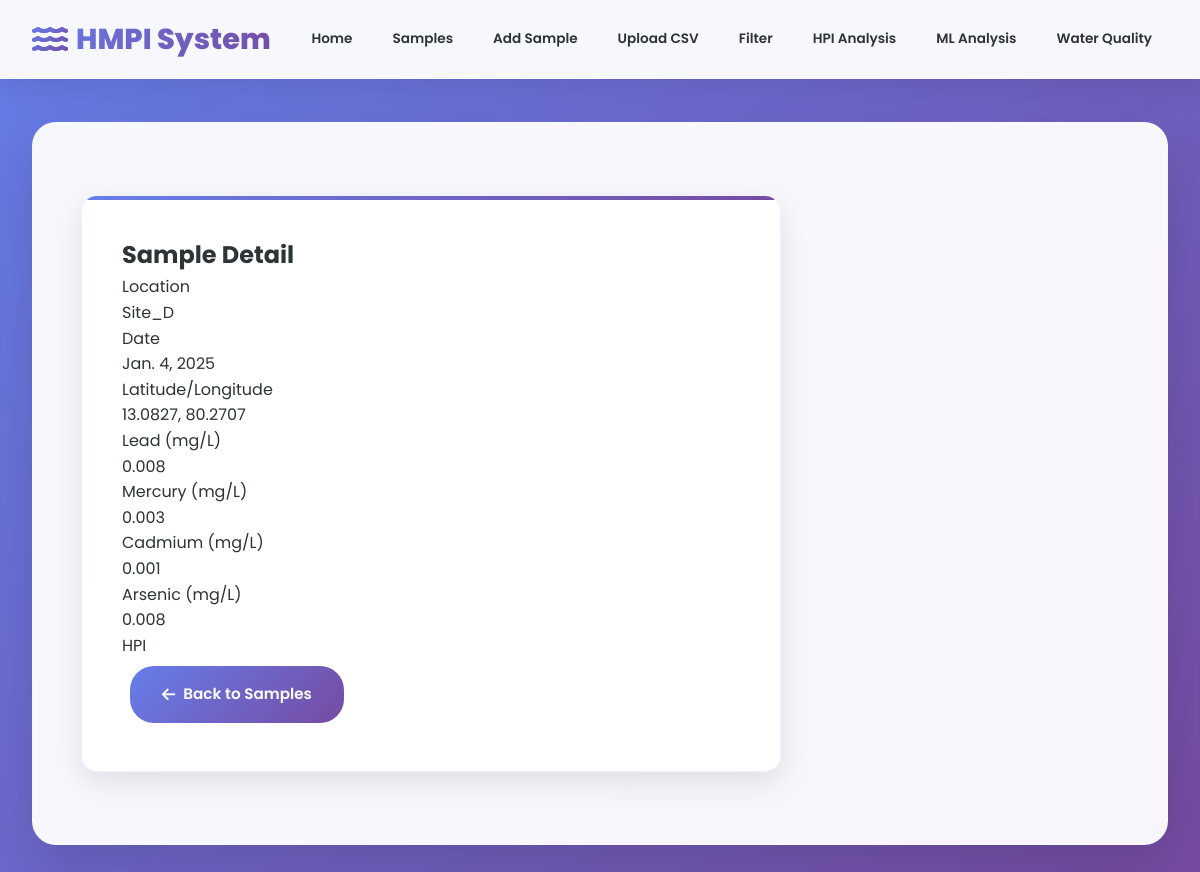
/sample/4/, run on the app's committed database.
### hmpi_system_app/models.py (models this page shows, shortened)
class Sample(models.Model):
    location = models.CharField(max_length=100)
    date = models.DateField()
    lead = models.FloatField()
    mercury = models.FloatField()
    cadmium = models.FloatField()
    arsenic = models.FloatField()
    latitude = models.FloatField(blank=True, null=True)
    longitude = models.FloatField(blank=True, null=True)

### hmpi_system_app/views.py (the view)
# urls.py: path('sample/<int:pk>/', views.sample_detail, name='sample_detail'),
def sample_detail(request, pk):
    sample = get_object_or_404(Sample, pk=pk)
    try:
        from .ml_utils import create_individual_graph
        graph = create_individual_graph(sample)
    except Exception:
        graph = None
    hpi = calculate_HPI(_conc_dict(sample))
    is_drinkable, filters = analyze_sample(sample)
    context = {
        'sample': sample,
        'graph': graph,
        'hpi': hpi,
        'is_drinkable': is_drinkable,
        'filters': filters,
    }
    return render(request, 'hmpi_system_app/sample_detail.html', context)

### hmpi_system_app/utils.py (called while the page is built)
def calculate_HPI(concentrations):
    total_weighted_quality = 0
    total_weights = 0
    for metal, conc in concentrations.items():
        Si = STANDARD_LIMITS.get(metal)
        if Si is None:
            continue  # Skip metals without standards
        Wi = 1 / Si
        Qi = (conc / Si) * 100
        total_weighted_quality += Wi * Qi
        total_weights += Wi
    if total_weights == 0:
        return 0
    HPI = total_weighted_quality / total_weights
    return HPI

def analyze_sample(sample):
    limits = {
        'lead': 0.01,
        'mercury': 0.006,
        'cadmium': 0.003,
        'arsenic': 0.01,
    }
    unsafe_metals = []
    if sample.lead > limits['lead']:
        unsafe_metals.append('Lead')
    if sample.mercury > limits['mercury']:
        unsafe_metals.append('Mercury')
    if sample.cadmium > limits['cadmium']:
        unsafe_metals.append('Cadmium')
    if sample.arsenic > limits['arsenic']:
        unsafe_metals.append('Arsenic')
    is_drinkable = len(unsafe_metals) == 0
    suggested_filters = []
    if 'Lead' in unsafe_metals or 'Cadmium' in unsafe_metals or 'Arsenic' in unsafe_metals:
        suggested_filters.append('Reverse Osmosis')
    if 'Mercury' in unsafe_metals:
        suggested_filters.append('Activated Carbon Filter')
    return is_drinkable, suggested_filters

### hmpi_system_app/views.py (called while the page is built)
def _conc_dict(sample):
    return {
        'lead': sample.lead,
        'mercury': sample.mercury,
        'cadmium': sample.cadmium,
        'arsenic': sample.arsenic,
    }

### hmpi_system_app/templates/hmpi_system_app/sample_detail.html (shortened to what this page needs)
{% extends "hmpi_system_app/base.html" %}
{% block content %}
<div class="card bg-white bg-opacity-90 rounded-4 shadow-lg p-5 mx-auto" style="max-width: 700px;">
    <h2 class="text-primary fw-bold mb-4 text-center">Sample Detail</h2>
    <dl class="row fs-5">
        <dt class="col-sm-4">Location</dt>
        <dd class="col-sm-8">{{ sample.location }}</dd>
        <dt class="col-sm-4">Date</dt>
        <dd class="col-sm-8">{{ sample.date }}</dd>
        <dt class="col-sm-4">Latitude/Longitude</dt>
        <dd class="col-sm-8">{{ sample.latitude }}, {{ sample.longitude }}</dd>
        <dt class="col-sm-4">Lead (mg/L)</dt>
        <dd class="col-sm-8">{{ sample.lead }}</dd>
        <dt class="col-sm-4">Mercury (mg/L)</dt>
        <dd class="col-sm-8">{{ sample.mercury }}</dd>
        <dt class="col-sm-4">Cadmium (mg/L)</dt>
        <dd class="col-sm-8">{{ sample.cadmium }}</dd>
        <dt class="col-sm-4">Arsenic (mg/L)</dt>
        <dd class="col-sm-8">{{ sample.arsenic }}</dd>
        <dt class="col-sm-4">HPI</dt>
    </dl>
    <div class="text-end mt-4">
        <a href="{% url 'sample_list' %}" class="btn btn-primary rounded-pill px-4">
            <i class="fas fa-arrow-left"></i> Back to Samples
        </a>
    </div>
</div>
{% endblock %}

### hmpi_system_app/templates/hmpi_system_app/base.html (style rules this page uses)
:root { --primary-gradient: linear-gradient(135deg, #667eea 0%, #764ba2 100%); --secondary-gradient: linear-gradient(135deg, #f093fb 0%, #f5576c 100%); --success-gradient: linear-gradient(135deg, #4facfe 0%, #00f2fe 100%); --warning-gradient: linear-gradient(135deg, #43e97b 0%, #38f9d7 100%); --danger-gradient: linear-gradient(135deg, #fa709a 0%, #fee140 100%); --dark-gradient: linear-gradient(135deg, #667eea 0%, #764ba2 100%); --white: #ffffff; --light-gray: #f8f9fa; --gray: #6c757d; --dark: #2d3436; --shadow: 0 10px 30px rgba(0, 0, 0, 0.1); --shadow-lg: 0 20px 60px rgba(0, 0, 0, 0.15); --border-radius: 16px; --border-radius-sm: 8px; --border-radius-lg: 24px; --transition: all 0.3s cubic-bezier(0.4, 0, 0.2, 1); }
* { margin: 0; padding: 0; box-sizing: border-box; }
body { font-family: 'Poppins', sans-serif; background: var(--primary-gradient); min-height: 100vh; color: var(--dark); line-height: 1.6; }
.btn { background: var(--primary-gradient); color: var(--white); border: none; padding: 1rem 2rem; border-radius: var(--border-radius-lg); font-weight: 600; cursor: pointer; transition: var(--transition); text-decoration: none; display: inline-flex; align-items: center; gap: 0.5rem; margin: 0.5rem; font-size: 0.95rem; position: relative; overflow: hidden; }
.btn::before { content: ''; position: absolute; top: 0; left: -100%; width: 100%; height: 100%; background: linear-gradient(90deg, transparent, rgba(255, 255, 255, 0.2), transparent); transition: left 0.5s; }
.card { background: var(--white); padding: 2.5rem; border-radius: var(--border-radius); box-shadow: var(--shadow); margin: 1.5rem 0; transition: var(--transition); border: 1px solid rgba(102, 126, 234, 0.1); position: relative; overflow: hidden; }
.card::before { content: ''; position: absolute; top: 0; left: 0; width: 100%; height: 4px; background: var(--primary-gradient); }

### data on the page
Sample: location "Site_D", date "Jan. 4, 2025", latitude "13.0827", longitude "80.2707", lead "0.008", mercury "0.003", cadmium "0.001", arsenic "0.008"
